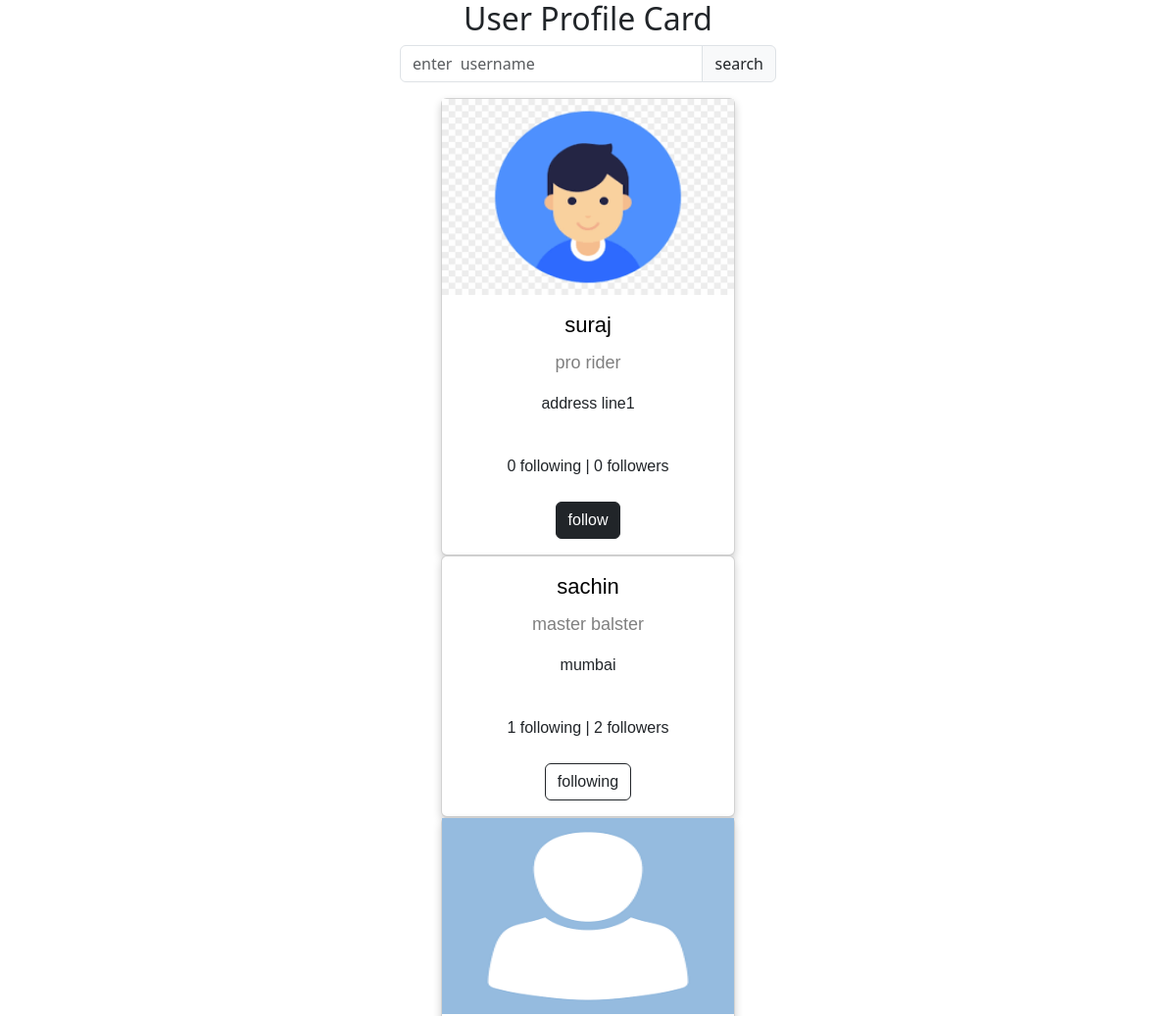
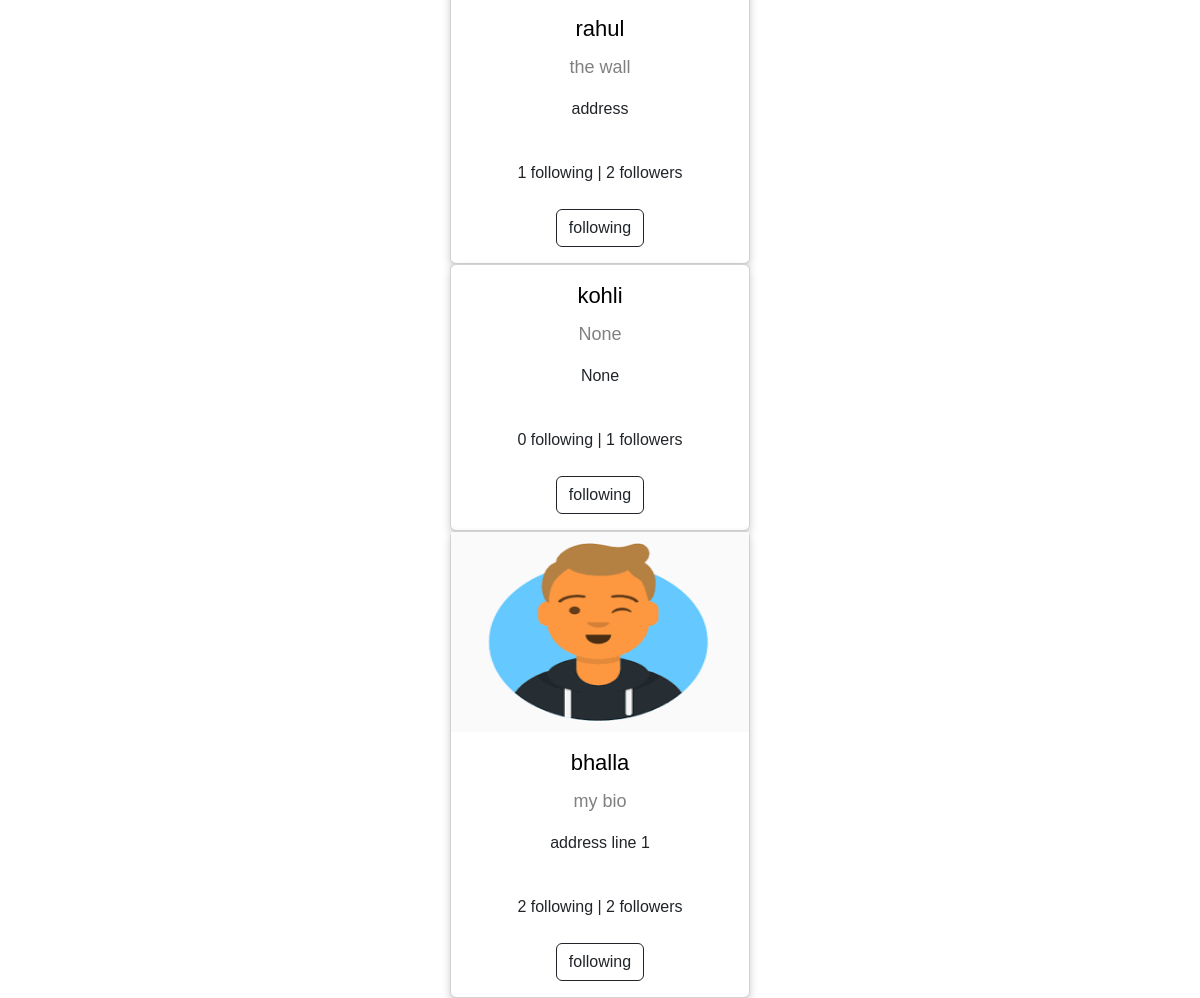
The app's page /profiles/all (signed in), older data (2 pictures, top to bottom).
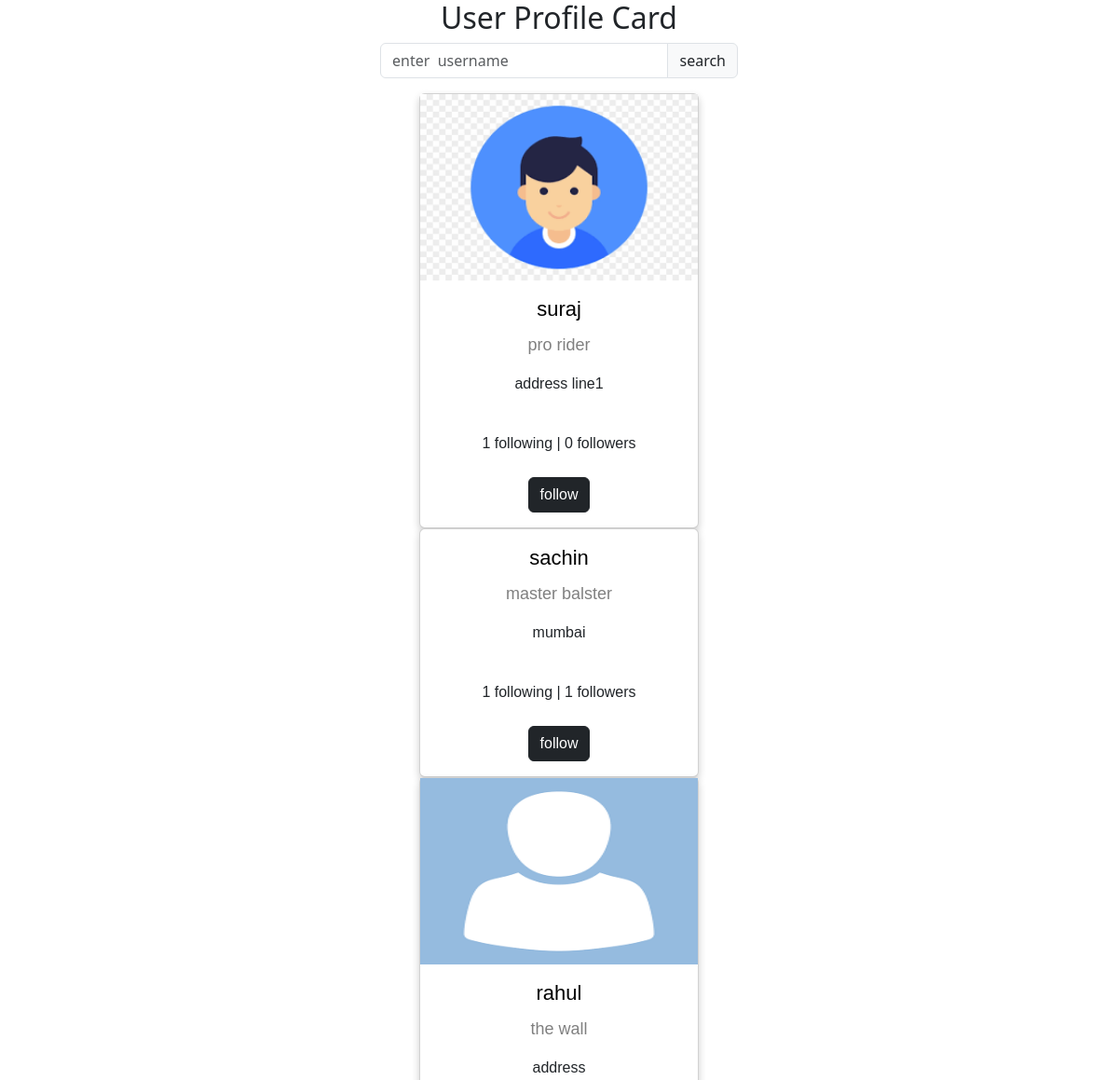
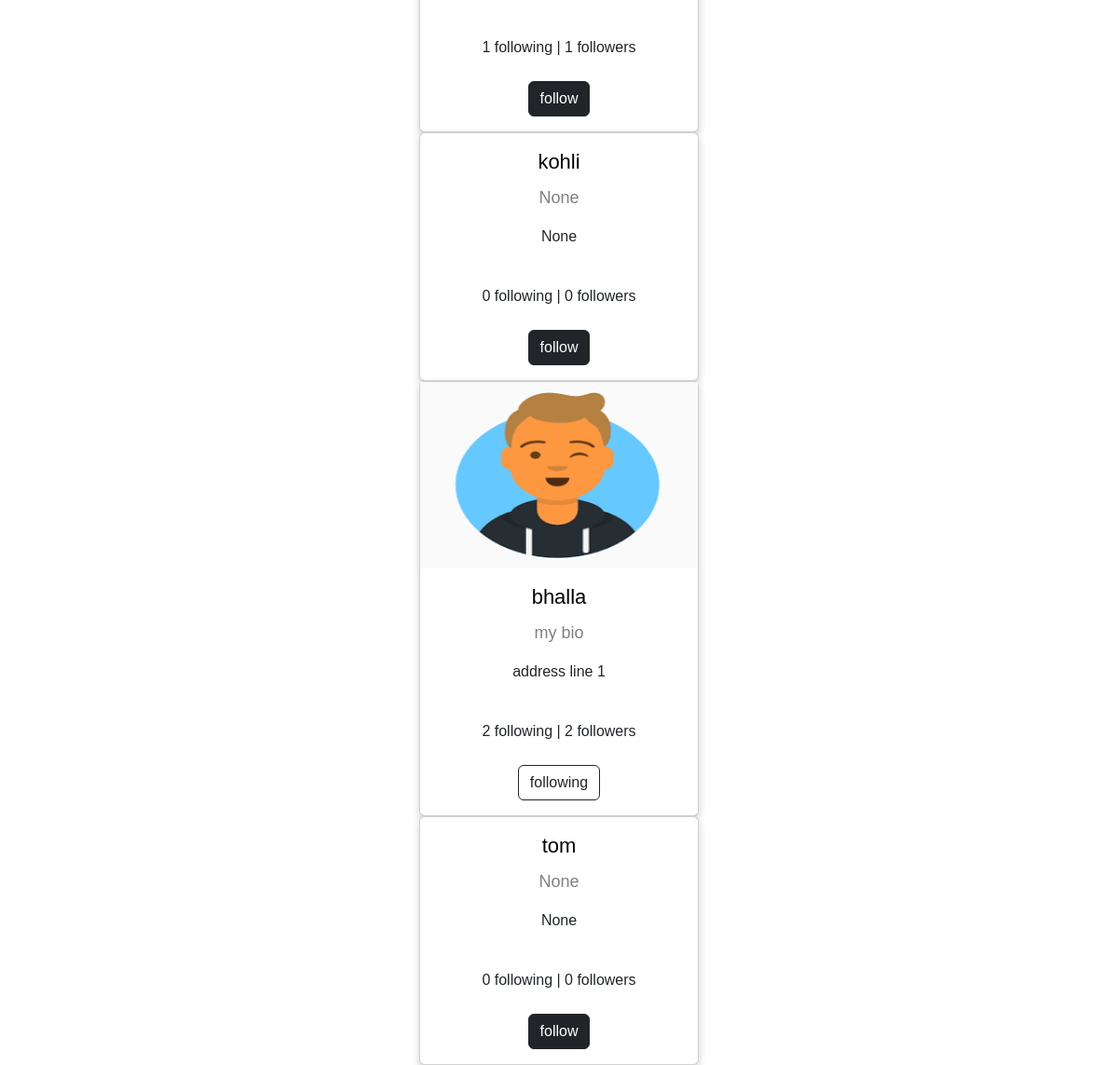
The same page, newer data (2 pictures, top to bottom).
### myapp/models.py (models this page shows, shortened)
class UserProfile(models.Model):
    user=models.OneToOneField(User,on_delete=models.CASCADE,related_name="profile")
    profile_pic=models.ImageField(upload_to="profilepics",null=True,blank=True)
    bio=models.CharField(max_length=200,null=True)
    address=models.CharField(max_length=200,null=True)
    dob=models.DateTimeField(null=True)
    following=models.ManyToManyField("self",related_name="followed_by",symmetrical=False)
    created_date=models.DateTimeField(auto_now_add=True)
    cover_pic=models.ImageField(upload_to="coverpic",blank=True,default="/profilepics/cover.jpg")
    def __str__(self):
        return self.user.username

### myapp/views.py (the view, shortened to what this page needs)
# urls.py: path("profiles/all",views.ProfileListView.as_view(),name="profile-list"),
class ProfileListView(ListView):
    model=UserProfile
    template_name="profile-list.html"
    context_object_name="profiles"
    def get_queryset(self):
        return UserProfile.objects.exclude(user=self.request.user)

### myapp/templates/profile-list.html (shortened to what this page needs)
<!DOCTYPE html>
{%load static%}
<html>
<head>
  <link href="https://cdn.jsdelivr.net/npm/bootstrap@5.3.0-alpha3/dist/css/bootstrap.min.css" rel="stylesheet">
  <link rel="stylesheet" href="{%static 'css/cardstyle.css'%}">
<link rel="stylesheet" href="https://cdnjs.cloudflare.com/ajax/libs/font-awesome/4.7.0/css/font-awesome.min.css">
</head>
<body>
<h2 style="text-align:center">User Profile Card</h2>
<div class="row">
  <div class="col-4"></div>
  <div class="col-4">
    <form action="" method="post">
    <div class="input-group mb-3">
      <input type="text" class="form-control" placeholder="enter  username" aria-label="Recipient's username" aria-describedby="basic-addon2" name="username">
      <input type="submit" class="input-group-text" id="basic-addon2" value="search"></input>
    </div>
    </form>
  </div>
  <div class="col-4"></div>
</div>
{%for profile in profiles%}
    <div class="card">
      {%if profile.profile_pic%}
       <img src="{{profile.profile_pic.url}}" alt="John" style="width:100%" height="200px" >
      {%endif%}
      <h1> <a href="{%url 'profiledetail' profile.id%}">{{profile}}</a></h1>
      <p class="title">{{profile.bio}}</p>
      <p>{{profile.address}}</p>
      <div style="margin: 24px 0;">
        {{profile.following.all.count}} following |
        {{profile.followed_by.all.count}} followers
      </div>
      <p>
  {%if request.user.profile in profile.followed_by.all%}
        <a href="{%url 'unfollow' profile.id%}" class="btn btn-outline-dark">following</a>
  {%else%}
        <a href="{%url 'follow' profile.id%}" class="btn btn-dark">follow</a>
  {%endif%}
      </p>
    </div>
{%endfor%}
</body>
</html>

### myapp/static/css/cardstyle.css (style rules this page uses)
.card { box-shadow: 0 4px 8px 0 rgba(0, 0, 0, 0.2); max-width: 300px; margin: auto; text-align: center; font-family: arial; }
.title { color: grey; font-size: 18px; }
a { text-decoration: none; font-size: 22px; color: black; }

Row changes from the older to the newer data that the page shows:
computed for UserProfile "pro rider": following.all.count "0" → "1"
computed for UserProfile "master balster": followed_by.all.count "2" → "1"; text "following" → "follow"
computed for UserProfile "the wall": followed_by.all.count "2" → "1"; text "following" → "follow"
computed for UserProfile "kohli": followed_by.all.count "1" → "0"; text "following" → "follow"
added UserProfile: user.username "tom", bio "None", address "None", following.all.count "0", followed_by.all.count "0"
